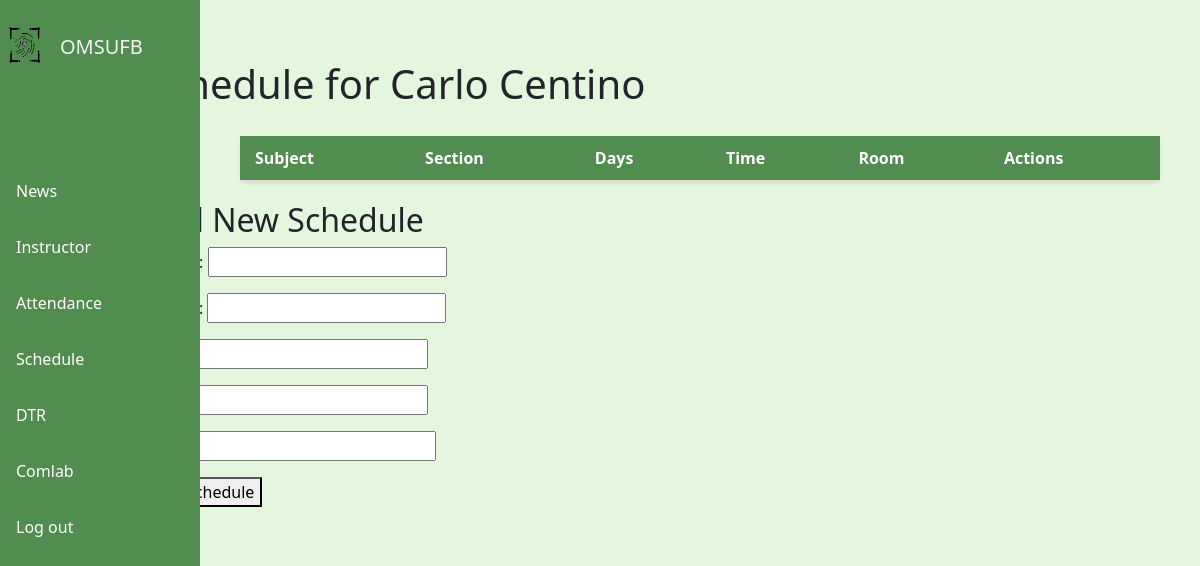
The page /schedule/0808/ on the database as committed earlier.
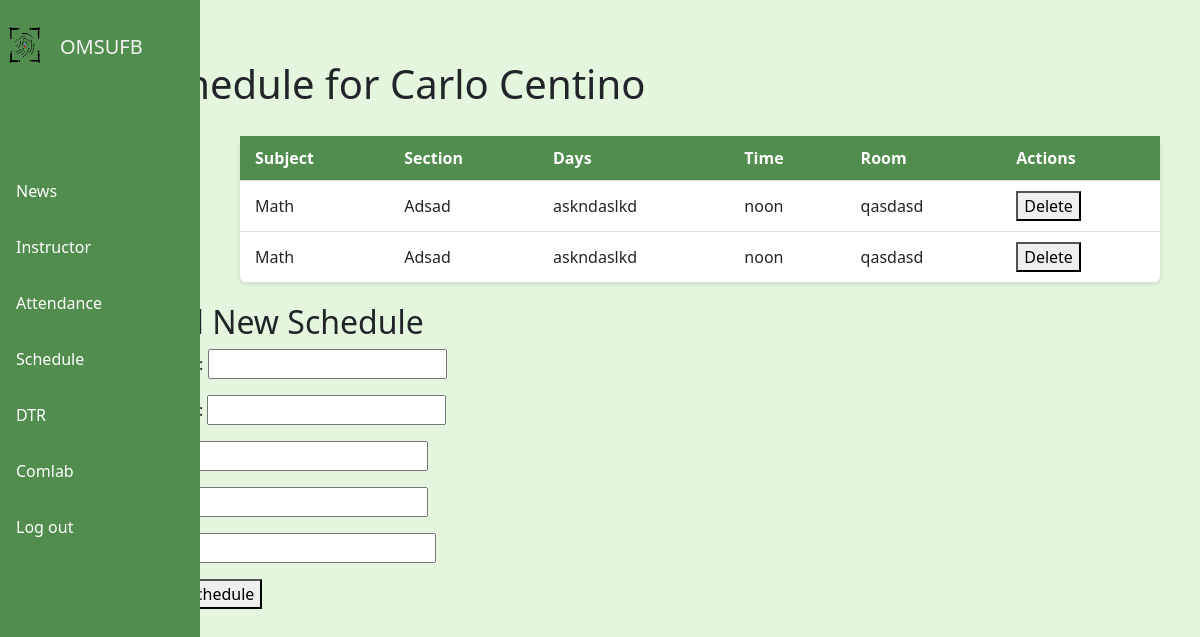
The same page on the database as committed later.
### webapp/models.py (models this page shows, shortened)
class Ins_Schedule(models.Model):
    employee = models.ForeignKey(Employee, on_delete=models.CASCADE, to_field='idNum')
    subject = models.CharField(max_length=100)
    section = models.CharField(max_length=50)
    days = models.CharField(max_length=10)
    time = models.TimeField()
    room = models.CharField(max_length=50)

### webapp/views.py (the view)
# urls.py: path('schedule/<str:idNum>/', views.instructor_schedule_view, name='Ins_Schedule'),
def instructor_schedule_view(request, idNum):  # Parameter matches the column name
    try:
        employee = Employee.objects.get(idNum=idNum)
    except Employee.DoesNotExist:
        raise Http404("Employee not found")
    schedules = Ins_Schedule.objects.filter(employee=employee)
    if request.method == 'POST':
        form = ScheduleForm(request.POST)
        if form.is_valid():
            schedule = form.save(commit=False)
            schedule.employee = employee  # Link schedule to the employee
            schedule.save()
            return redirect('Ins_Schedule', idNum=employee.idNum)
    else:
        form = ScheduleForm()
    context = {
        'employee': employee,
        'schedules': schedules,
        'form': form,
    }
    return render(request, 'pages/instructor_schedule.html', context)

### webapp/forms.py
class ScheduleForm(forms.ModelForm):
    class Meta:
        model = Ins_Schedule
        fields = ['subject', 'section', 'days', 'time', 'room']

### webapp/templates/pages/instructor_schedule.html (shortened to what this page needs)
{% extends 'pages/index.html' %}
{% block content %}
{% load static %}
{% include 'pages/logout.html' %}
<link rel="stylesheet" href="{% static 'css/instructor_schedule.css' %}">
<link rel="stylesheet" href="{% static 'css/global.css' %}">
<div class="sidebar">
  <div class="logo">
    <img src="{% static 'image/logoams.png' %}" height="50px" width="50px" alt="CVSU logo">
    <h5>OMSUFB</h5>
  </div>
  <br>
  <br><br><br>
<a href="{% url 'Apost' %}" {% if request.resolver_match.url_name == 'Apost' %}class="active"{% endif %}>News</a>
<a href="{% url 'main' %}" {% if request.path == '/main/' %}class="active"{% endif %}>Instructor</a>
<a href="{% url 'attendance' %}" {% if request.path == '/attendance/' %}class="active"{% endif %}>Attendance</a>
<a href="{% url 'schedule' %}" {% if request.path == '/schedule/' %}class="active"{% endif %}>Schedule</a>
<a href="{% url 'dtrm' %}" {% if request.path == '/dtrm/' %}class="active"{% endif %}>DTR</a>
<a href="{% url 'Acomlab' %}" {% if request.path == '/Acomlab/' %}class="active"{% endif %}>Comlab</a>
<a href="#" id="logoutButton">Log out</a>
</div>
<div class="marg marg2">
  <h1>Schedule for {{ employee.first_name }} {{ employee.last_name }}</h1>
</div>
<div class="marg table-container">
  <table class="employee-table">
    <thead>
      <tr>
        <th>Subject</th>
        <th>Section</th>
        <th>Days</th>
        <th>Time</th>
        <th>Room</th>
        <th>Actions</th>
      </tr>
    </thead>
    <tbody>
      {% for schedule in schedules %}
        <tr>
          <td>{{ schedule.subject }}</td>
          <td>{{ schedule.section }}</td>
          <td>{{ schedule.days }}</td>
          <td>{{ schedule.time }}</td>
          <td>{{ schedule.room }}</td>
          <td>
            <form method="post" action="{% url 'delete_schedule' schedule.id %}" style="display:inline;">
              <button type="submit" onclick="return confirm('Are you sure you want to delete this schedule?')">Delete</button>
            </form>
          </td>
        </tr>
      {% endfor %}
    </tbody>
  </table>
</div>
<div class="marg">
  <h2>Add New Schedule</h2>
<form method="post">
  {{ form.as_p }}
  <button type="submit">Add Schedule</button>
</form>
</div>
{% endblock %}

Rows that differ between the two databases and show on the page:
added Ins_Schedule: subject "Math", section "Adsad", days "askndaslkd", time "noon", room "qasdasd"
added Ins_Schedule: subject "Math", section "Adsad", days "askndaslkd", time "noon", room "qasdasd"
